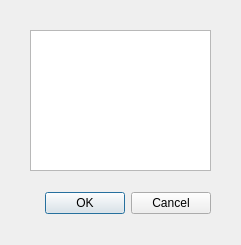
<?xml version="1.0" encoding="UTF-8"?>
<ui version="4.0">
 <class>EnterGame</class>
 <widget class="QDialog" name="EnterGame">
  <property name="geometry">
   <rect>
    <x>0</x>
    <y>0</y>
    <width>241</width>
    <height>245</height>
   </rect>
  </property>
  <property name="windowTitle">
   <string>Input game</string>
  </property>
  <widget class="QDialogButtonBox" name="buttonBox">
   <property name="geometry">
    <rect>
     <x>20</x>
     <y>190</y>
     <width>191</width>
     <height>27</height>
    </rect>
   </property>
   <property name="orientation">
    <enum>Qt::Horizontal</enum>
   </property>
   <property name="standardButtons">
    <set>QDialogButtonBox::Cancel|QDialogButtonBox::Ok</set>
   </property>
  </widget>
  <widget class="QTextEdit" name="textEdit">
   <property name="geometry">
    <rect>
     <x>30</x>
     <y>30</y>
     <width>181</width>
     <height>141</height>
    </rect>
   </property>
  </widget>
 </widget>
 <resources/>
 <connections>
  <connection>
   <sender>buttonBox</sender>
   <signal>accepted()</signal>
   <receiver>EnterGame</receiver>
   <slot>accept()</slot>
   <hints>
    <hint type="sourcelabel">
     <x>248</x>
     <y>254</y>
    </hint>
    <hint type="destinationlabel">
     <x>157</x>
     <y>274</y>
    </hint>
   </hints>
  </connection>
  <connection>
   <sender>buttonBox</sender>
   <signal>rejected()</signal>
   <receiver>EnterGame</receiver>
   <slot>reject()</slot>
   <hints>
    <hint type="sourcelabel">
     <x>316</x>
     <y>260</y>
    </hint>
    <hint type="destinationlabel">
     <x>286</x>
     <y>274</y>
    </hint>
   </hints>
  </connection>
 </connections>
</ui>
